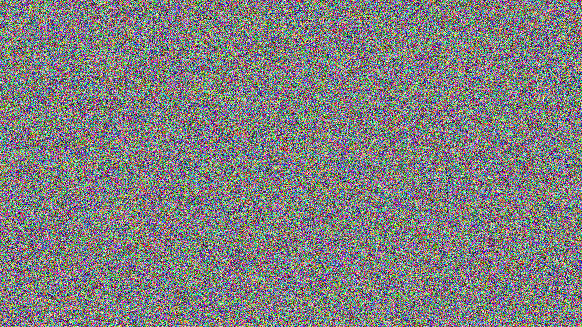
#> input picture general/xor/lemur_ed66878c338e662d3473f0d98eedbd0d.png, 582 x 327 px
$ python lemur_xor.py
#> lines starting #> are read from the running program, lines starting #| are printed output that depends on the picture
"""
    Lemur XOR Challenge
"""

from PIL import Image
import numpy as np

lemur = Image.open("lemur_ed66878c338e662d3473f0d98eedbd0d.png")
#> lemur is the input picture: PIL image 582x327 RGB; mean R, G, B 127.6, 127.3, 127.7
flag = Image.open("flag_7ae18c704272532658c10b5faad06d74.png")
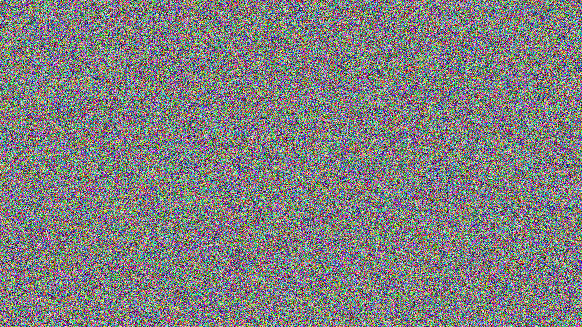
#> input picture general/xor/flag_7ae18c704272532658c10b5faad06d74.png, 582 x 327 px
#> flag is the input picture: PIL image 582x327 RGB; mean R, G, B 127.6, 127.5, 127.6

lemur_p = lemur.load()
flag_p = flag.load()
width, height = lemur.size
#> width = 582; height = 327

arr = np.zeros((width, height, 3), dtype=np.uint8)
for y in range(height):
    for x in range(width):
        x_lem, y_lem, z_lem = lemur_p[x, y]
        x_fl, y_fl, z_fl = flag_p[x, y]
        arr[x, y, 0] = x_lem ^ x_fl
        arr[x, y, 1] = y_lem ^ y_fl
        arr[x, y, 2] = z_lem ^ z_fl
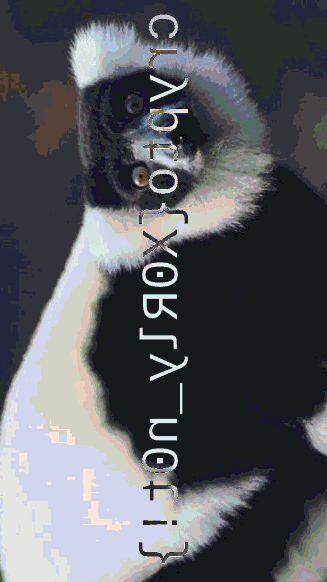
#> arr: shape (582, 327, 3); mean of channels 0, 1, 2 88.5, 90.4, 94.6; drawn as R, G, B

test = Image.fromarray(arr)
test.show()
test.save("crypto{XORly_not!}.png")
print("flag : crypto{XORly_not!}")
